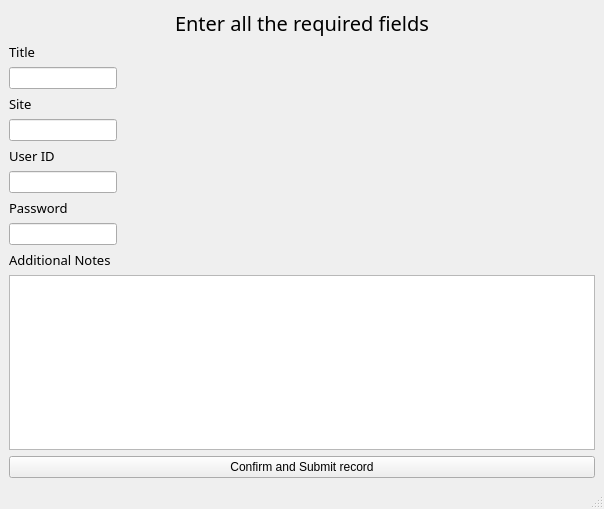
<?xml version="1.0" encoding="UTF-8"?>
<ui version="4.0">
 <class>MainWindow</class>
 <widget class="QMainWindow" name="MainWindow">
  <property name="geometry">
   <rect>
    <x>0</x>
    <y>0</y>
    <width>604</width>
    <height>509</height>
   </rect>
  </property>
  <property name="maximumSize">
   <size>
    <width>604</width>
    <height>509</height>
   </size>
  </property>
  <property name="windowTitle">
   <string>MainWindow</string>
  </property>
  <widget class="QWidget" name="centralwidget">
   <layout class="QVBoxLayout" name="verticalLayout">
    <item>
     <widget class="QLabel" name="label">
      <property name="font">
       <font>
        <family>Montserrat SemiBold</family>
        <pointsize>15</pointsize>
       </font>
      </property>
      <property name="text">
       <string>Enter all the required fields</string>
      </property>
      <property name="alignment">
       <set>Qt::AlignCenter</set>
      </property>
     </widget>
    </item>
    <item>
     <widget class="QLabel" name="label_2">
      <property name="sizePolicy">
       <sizepolicy hsizetype="Fixed" vsizetype="Preferred">
        <horstretch>0</horstretch>
        <verstretch>0</verstretch>
       </sizepolicy>
      </property>
      <property name="font">
       <font>
        <family>Montserrat Medium</family>
        <pointsize>10</pointsize>
       </font>
      </property>
      <property name="text">
       <string>Title</string>
      </property>
     </widget>
    </item>
    <item>
     <widget class="QLineEdit" name="lineEdit">
      <property name="sizePolicy">
       <sizepolicy hsizetype="Fixed" vsizetype="MinimumExpanding">
        <horstretch>0</horstretch>
        <verstretch>0</verstretch>
       </sizepolicy>
      </property>
     </widget>
    </item>
    <item>
     <widget class="QLabel" name="label_3">
      <property name="sizePolicy">
       <sizepolicy hsizetype="Fixed" vsizetype="Preferred">
        <horstretch>0</horstretch>
        <verstretch>0</verstretch>
       </sizepolicy>
      </property>
      <property name="font">
       <font>
        <family>Montserrat Medium</family>
        <pointsize>10</pointsize>
       </font>
      </property>
      <property name="text">
       <string>Site</string>
      </property>
     </widget>
    </item>
    <item>
     <widget class="QLineEdit" name="lineEdit_2">
      <property name="sizePolicy">
       <sizepolicy hsizetype="Fixed" vsizetype="MinimumExpanding">
        <horstretch>0</horstretch>
        <verstretch>0</verstretch>
       </sizepolicy>
      </property>
     </widget>
    </item>
    <item>
     <widget class="QLabel" name="label_4">
      <property name="sizePolicy">
       <sizepolicy hsizetype="Fixed" vsizetype="Preferred">
        <horstretch>0</horstretch>
        <verstretch>0</verstretch>
       </sizepolicy>
      </property>
      <property name="font">
       <font>
        <family>Montserrat Medium</family>
        <pointsize>10</pointsize>
       </font>
      </property>
      <property name="text">
       <string>User ID</string>
      </property>
     </widget>
    </item>
    <item>
     <widget class="QLineEdit" name="lineEdit_3">
      <property name="sizePolicy">
       <sizepolicy hsizetype="Fixed" vsizetype="MinimumExpanding">
        <horstretch>0</horstretch>
        <verstretch>0</verstretch>
       </sizepolicy>
      </property>
     </widget>
    </item>
    <item>
     <widget class="QLabel" name="label_5">
      <property name="sizePolicy">
       <sizepolicy hsizetype="Fixed" vsizetype="Preferred">
        <horstretch>0</horstretch>
        <verstretch>0</verstretch>
       </sizepolicy>
      </property>
      <property name="font">
       <font>
        <family>Montserrat Medium</family>
        <pointsize>10</pointsize>
       </font>
      </property>
      <property name="text">
       <string>Password</string>
      </property>
     </widget>
    </item>
    <item>
     <widget class="QLineEdit" name="lineEdit_4">
      <property name="sizePolicy">
       <sizepolicy hsizetype="Fixed" vsizetype="MinimumExpanding">
        <horstretch>0</horstretch>
        <verstretch>0</verstretch>
       </sizepolicy>
      </property>
     </widget>
    </item>
    <item>
     <widget class="QLabel" name="label_6">
      <property name="sizePolicy">
       <sizepolicy hsizetype="Fixed" vsizetype="Preferred">
        <horstretch>0</horstretch>
        <verstretch>0</verstretch>
       </sizepolicy>
      </property>
      <property name="font">
       <font>
        <family>Montserrat Medium</family>
        <pointsize>10</pointsize>
       </font>
      </property>
      <property name="text">
       <string>Additional Notes</string>
      </property>
     </widget>
    </item>
    <item>
     <widget class="QTextBrowser" name="additionalText">
      <property name="readOnly">
       <bool>false</bool>
      </property>
     </widget>
    </item>
    <item>
     <widget class="QPushButton" name="pushButton">
      <property name="text">
       <string>Confirm and Submit record</string>
      </property>
     </widget>
    </item>
   </layout>
  </widget>
  <widget class="QMenuBar" name="menubar">
   <property name="geometry">
    <rect>
     <x>0</x>
     <y>0</y>
     <width>604</width>
     <height>21</height>
    </rect>
   </property>
  </widget>
  <widget class="QStatusBar" name="statusbar"/>
 </widget>
 <resources/>
 <connections/>
</ui>
